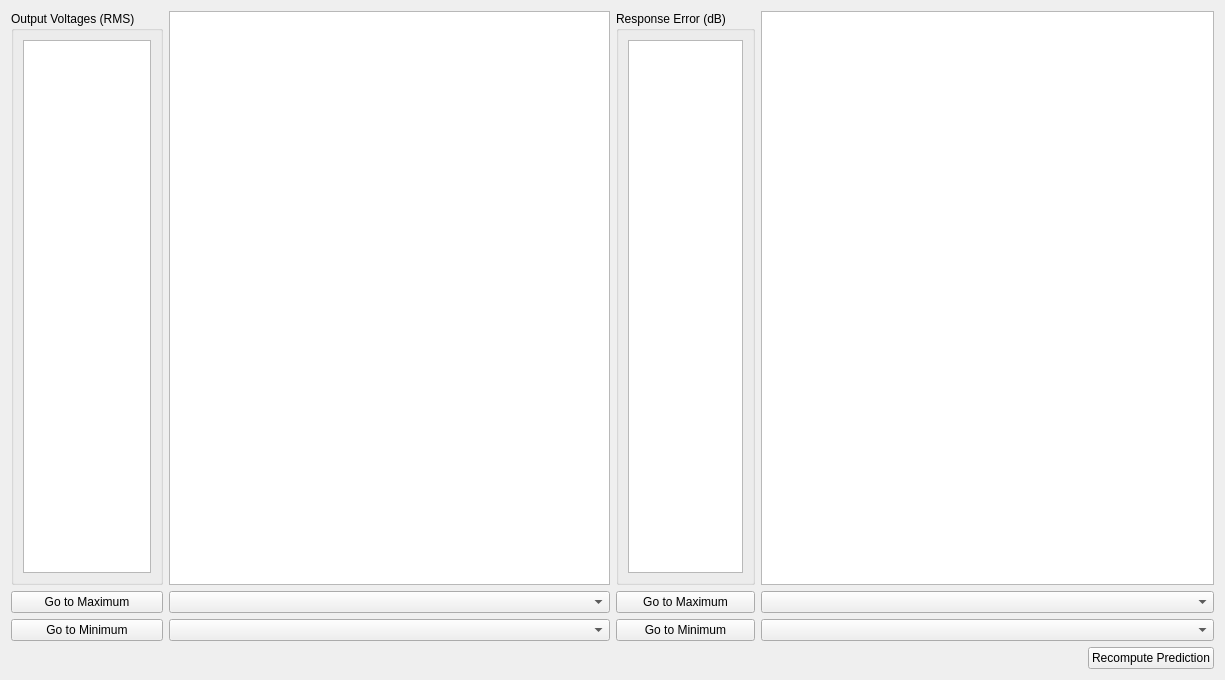
<?xml version="1.0" encoding="UTF-8"?>
<ui version="4.0">
 <class>Form</class>
 <widget class="QWidget" name="Form">
  <property name="geometry">
   <rect>
    <x>0</x>
    <y>0</y>
    <width>1225</width>
    <height>680</height>
   </rect>
  </property>
  <property name="windowTitle">
   <string>Form</string>
  </property>
  <layout class="QVBoxLayout" name="verticalLayout">
   <item>
    <layout class="QHBoxLayout" name="prediction_layout">
     <item>
      <layout class="QGridLayout" name="excitation_prediction_layout">
       <item row="2" column="1">
        <widget class="QComboBox" name="excitation_column_selector">
         <property name="toolTip">
          <string>&lt;html&gt;&lt;head/&gt;&lt;body&gt;&lt;p&gt;&lt;span style=&quot; font-weight:600;&quot;&gt;Excitation CPSD Column Channel&lt;/span&gt;&lt;/p&gt;&lt;p&gt;Select the column of the excitation CPSD matrix to visualize&lt;/p&gt;&lt;/body&gt;&lt;/html&gt;</string>
         </property>
        </widget>
       </item>
       <item row="0" column="1">
        <widget class="PlotWidget" name="excitation_display_plot">
         <property name="sizePolicy">
          <sizepolicy hsizetype="Expanding" vsizetype="Expanding">
           <horstretch>1</horstretch>
           <verstretch>0</verstretch>
          </sizepolicy>
         </property>
         <property name="toolTip">
          <string>&lt;html&gt;&lt;head/&gt;&lt;body&gt;&lt;p&gt;&lt;span style=&quot; font-weight:600;&quot;&gt;Excitation Display Plot&lt;/span&gt;&lt;/p&gt;&lt;p&gt;Shows the specified portion of the CPSD matrix.  If an off-diagonal term is selected, both real and imaginary parts will be plotted.&lt;/p&gt;&lt;/body&gt;&lt;/html&gt;</string>
         </property>
        </widget>
       </item>
       <item row="0" column="0">
        <widget class="QGroupBox" name="excitation_voltage_groupbox">
         <property name="title">
          <string>Output Voltages (RMS)</string>
         </property>
         <layout class="QVBoxLayout" name="verticalLayout_70">
          <item>
           <widget class="QListWidget" name="excitation_voltage_list">
            <property name="sizePolicy">
             <sizepolicy hsizetype="Minimum" vsizetype="Minimum">
              <horstretch>0</horstretch>
              <verstretch>0</verstretch>
             </sizepolicy>
            </property>
            <property name="minimumSize">
             <size>
              <width>0</width>
              <height>0</height>
             </size>
            </property>
            <property name="toolTip">
             <string>&lt;html&gt;&lt;head/&gt;&lt;body&gt;&lt;p&gt;&lt;span style=&quot; font-weight:600;&quot;&gt;Output Voltage (RMS)&lt;/span&gt;&lt;/p&gt;&lt;p&gt;RMS Voltage predicted for each excitation channel&lt;/p&gt;&lt;/body&gt;&lt;/html&gt;</string>
            </property>
            <property name="sizeAdjustPolicy">
             <enum>QAbstractScrollArea::AdjustToContents</enum>
            </property>
           </widget>
          </item>
         </layout>
        </widget>
       </item>
       <item row="1" column="1">
        <widget class="QComboBox" name="excitation_row_selector">
         <property name="toolTip">
          <string>&lt;html&gt;&lt;head/&gt;&lt;body&gt;&lt;p&gt;&lt;span style=&quot; font-weight:600;&quot;&gt;Excitation CPSD Row Channel&lt;/span&gt;&lt;/p&gt;&lt;p&gt;Select the row of the excitation CPSD matrix to visualize&lt;/p&gt;&lt;/body&gt;&lt;/html&gt;</string>
         </property>
        </widget>
       </item>
       <item row="2" column="0">
        <widget class="QPushButton" name="minimum_voltage_button">
         <property name="toolTip">
          <string>&lt;html&gt;&lt;head/&gt;&lt;body&gt;&lt;p&gt;&lt;span style=&quot; font-weight:600;&quot;&gt;Go to Minimum Excitation&lt;/span&gt;&lt;/p&gt;&lt;p&gt;Shows the excitation channel with the smallest voltage&lt;/p&gt;&lt;/body&gt;&lt;/html&gt;</string>
         </property>
         <property name="text">
          <string>Go to Minimum</string>
         </property>
        </widget>
       </item>
       <item row="1" column="0">
        <widget class="QPushButton" name="maximum_voltage_button">
         <property name="toolTip">
          <string>&lt;html&gt;&lt;head/&gt;&lt;body&gt;&lt;p&gt;&lt;span style=&quot; font-weight:600;&quot;&gt;Go to Maximum Excitation&lt;/span&gt;&lt;br/&gt;Shows the excitation channel with the largest voltage&lt;/p&gt;&lt;/body&gt;&lt;/html&gt;</string>
         </property>
         <property name="text">
          <string>Go to Maximum</string>
         </property>
        </widget>
       </item>
      </layout>
     </item>
     <item>
      <layout class="QGridLayout" name="response_prediction_layout">
       <item row="0" column="0">
        <widget class="QGroupBox" name="response_error_groupbox">
         <property name="title">
          <string>Response Error (dB)</string>
         </property>
         <layout class="QVBoxLayout" name="verticalLayout_71">
          <item>
           <widget class="QListWidget" name="response_error_list">
            <property name="sizePolicy">
             <sizepolicy hsizetype="Minimum" vsizetype="Minimum">
              <horstretch>0</horstretch>
              <verstretch>0</verstretch>
             </sizepolicy>
            </property>
            <property name="toolTip">
             <string>&lt;html&gt;&lt;head/&gt;&lt;body&gt;&lt;p&gt;&lt;span style=&quot; font-weight:600;&quot;&gt;Response Error (dB)&lt;/span&gt;&lt;/p&gt;&lt;p&gt;RMS dB error predicted at each control channel.  Channels will be highlighted yellow if they hit a warning limit and red if they hit an abort limit.  Double clicking on an item will show its response prediction.&lt;/p&gt;&lt;/body&gt;&lt;/html&gt;</string>
            </property>
            <property name="sizeAdjustPolicy">
             <enum>QAbstractScrollArea::AdjustToContents</enum>
            </property>
           </widget>
          </item>
         </layout>
        </widget>
       </item>
       <item row="2" column="1">
        <widget class="QComboBox" name="response_column_selector">
         <property name="toolTip">
          <string>&lt;html&gt;&lt;head/&gt;&lt;body&gt;&lt;p&gt;&lt;span style=&quot; font-weight:600;&quot;&gt;Response CPSD Column Channel&lt;/span&gt;&lt;/p&gt;&lt;p&gt;Select the column of the response CPSD matrix to visualize&lt;/p&gt;&lt;/body&gt;&lt;/html&gt;</string>
         </property>
        </widget>
       </item>
       <item row="0" column="1">
        <widget class="PlotWidget" name="response_display_plot">
         <property name="sizePolicy">
          <sizepolicy hsizetype="Expanding" vsizetype="Expanding">
           <horstretch>1</horstretch>
           <verstretch>0</verstretch>
          </sizepolicy>
         </property>
         <property name="toolTip">
          <string>&lt;html&gt;&lt;head/&gt;&lt;body&gt;&lt;p&gt;&lt;span style=&quot; font-weight:600;&quot;&gt;Response Prediction Display Plot&lt;/span&gt;&lt;/p&gt;&lt;p&gt;Shows the specified portion of the response CPSD matrix predicted using the computed excitation CPSD and system identification information compared to the specification.  If an off-diagonal term is selected, both real and imaginary parts will be plotted.&lt;/p&gt;&lt;/body&gt;&lt;/html&gt;</string>
         </property>
        </widget>
       </item>
       <item row="2" column="0">
        <widget class="QPushButton" name="minimum_error_button">
         <property name="toolTip">
          <string>&lt;html&gt;&lt;head/&gt;&lt;body&gt;&lt;p&gt;&lt;span style=&quot; font-weight:600;&quot;&gt;Go to Minimum Response Error&lt;/span&gt;&lt;/p&gt;&lt;p&gt;Show the control channel prediction with the smallest predicted error&lt;/p&gt;&lt;/body&gt;&lt;/html&gt;</string>
         </property>
         <property name="text">
          <string>Go to Minimum</string>
         </property>
        </widget>
       </item>
       <item row="1" column="0">
        <widget class="QPushButton" name="maximum_error_button">
         <property name="toolTip">
          <string>&lt;html&gt;&lt;head/&gt;&lt;body&gt;&lt;p&gt;&lt;span style=&quot; font-weight:600;&quot;&gt;Go to Maximum Response Error&lt;/span&gt;&lt;/p&gt;&lt;p&gt;Show the control channel prediction with the largest predicted error&lt;/p&gt;&lt;/body&gt;&lt;/html&gt;</string>
         </property>
         <property name="text">
          <string>Go to Maximum</string>
         </property>
        </widget>
       </item>
       <item row="1" column="1">
        <widget class="QComboBox" name="response_row_selector">
         <property name="toolTip">
          <string>&lt;html&gt;&lt;head/&gt;&lt;body&gt;&lt;p&gt;&lt;span style=&quot; font-weight:600;&quot;&gt;Response CPSD Row Channel&lt;/span&gt;&lt;/p&gt;&lt;p&gt;Select the row of the response CPSD matrix to visualize&lt;/p&gt;&lt;/body&gt;&lt;/html&gt;</string>
         </property>
        </widget>
       </item>
      </layout>
     </item>
    </layout>
   </item>
   <item>
    <layout class="QHBoxLayout" name="recompute_prediction_layout">
     <item>
      <spacer name="recompute_prediction_spacer">
       <property name="orientation">
        <enum>Qt::Horizontal</enum>
       </property>
       <property name="sizeHint" stdset="0">
        <size>
         <width>40</width>
         <height>20</height>
        </size>
       </property>
      </spacer>
     </item>
     <item>
      <widget class="QPushButton" name="recompute_prediction_button">
       <property name="toolTip">
        <string>&lt;html&gt;&lt;head/&gt;&lt;body&gt;&lt;p&gt;&lt;span style=&quot; font-weight:600;&quot;&gt;Recompute Prediction&lt;/span&gt;&lt;/p&gt;&lt;p&gt;Click to recompute the prediction by running the control law again.&lt;/p&gt;&lt;/body&gt;&lt;/html&gt;</string>
       </property>
       <property name="text">
        <string>Recompute Prediction</string>
       </property>
      </widget>
     </item>
    </layout>
   </item>
  </layout>
 </widget>
 <customwidgets>
  <customwidget>
   <class>PlotWidget</class>
   <extends>QGraphicsView</extends>
   <header location="global">pyqtgraph</header>
  </customwidget>
 </customwidgets>
 <resources/>
 <connections/>
</ui>
